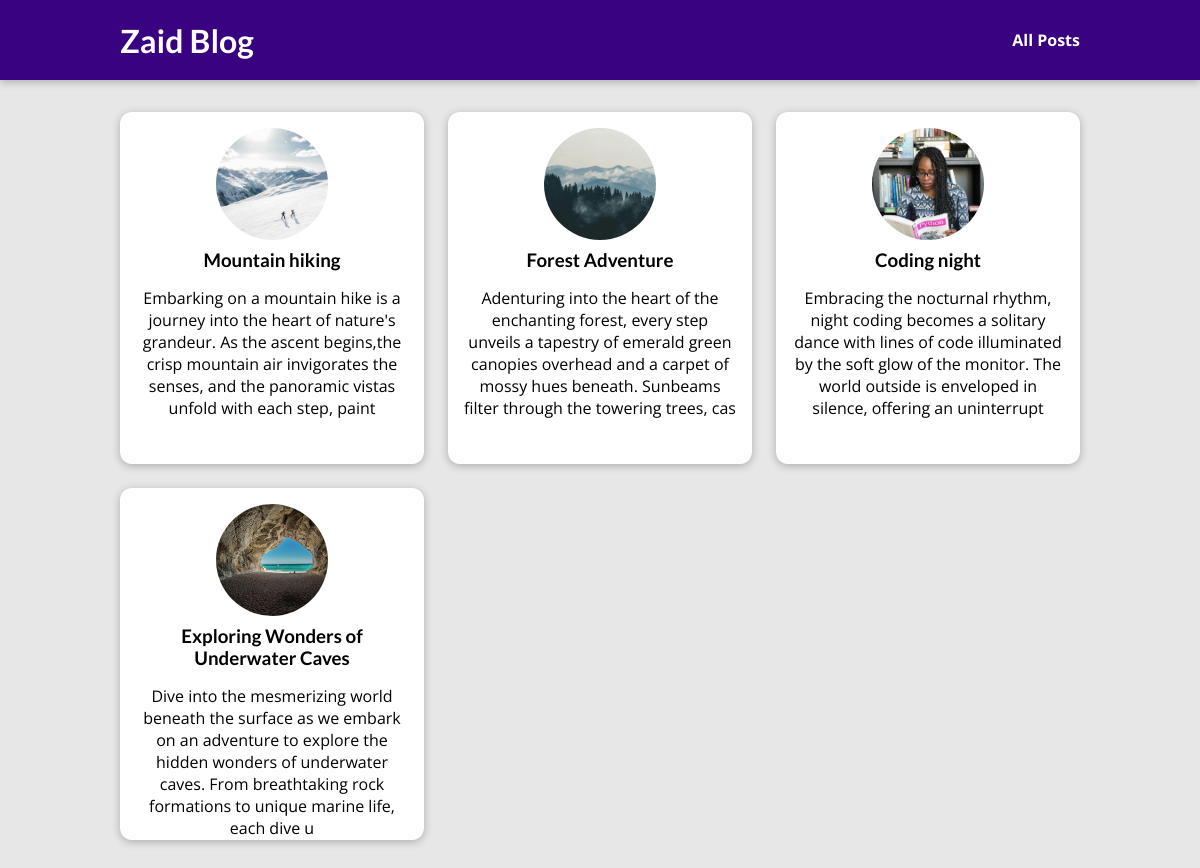
The page /posts on the database its author committed.
### Blog/models.py (models this page shows)
class Post(models.Model):
    title=models.CharField(max_length=150)
    excerpt=models.CharField(max_length=200)
    image=models.ImageField(upload_to="posts",null=True )
    date=models.DateField(auto_now=True)
    slug=models.SlugField(unique=True,db_index=True)
    content=models.TextField(validators=[MinLengthValidator(10)])
    author=models.ForeignKey(Author, verbose_name=("Author"), on_delete=models.SET_NULL,null=True,related_name="posts")
    caption=models.ManyToManyField(Tag,verbose_name=("Tag"))

### Blog/views.py (the view)
# urls.py: path("posts",views.posts,name="posts_page"),
def posts(request):
    all_posts=Post.objects.all().order_by("-date")
    return render(request, "Blog/all-posts.html",{
        "all_posts":all_posts
    })

### Blog/templates/Blog/all-posts.html (shortened to what this page needs)
{% extends "base.html" %}
{% load static %}
{% block css_files %}
<link rel="stylesheet" href="{% static "Blog/post.css" %}">
<link rel="stylesheet" href="{% static "Blog/all-posts.css" %}">
{% endblock  %}
{% block content %}
<section id="all-posts">
    <ul>
        {% for post in all_posts %}
        {% include "Blog/includes/post.html" %}
        {% endfor %}
    </ul>
</section>
{% endblock %}

### Blog/templates/Blog/includes/post.html
<li>
    <article class="post">
        <a href="{% url "posts_detail_page" post.slug %} ">
            <img src="{{ post.image.url }}" alt="{{ post.title }}">
            <div class="post__content">
                <h3>{{ post.title }}</h3>
                <p>{{ post.excerpt }}</p>
            </div>
        </a>
    </article>
</li>

### static/app.css (style rules this page uses)
* { box-sizing: border-box; }
html { font-family: 'Open Sans', 'Lato', sans-serif; }
body { margin: 0; }
h1, h2, h3 { font-family: 'Lato', sans-serif; font-weight: bold; }

### Blog/static/Blog/post.css (style rules this page uses)
.post { display: flex; flex-direction: column; align-items: center; text-align: center; }
.post a { text-decoration: none; color: black; transition: all 0.2s ease; padding: 1rem; }
.post img { width: 5rem; height: 5rem; object-fit: cover; border-radius: 50%; }
.post h3 { margin: 0.25rem 0; }

### Blog/static/Blog/all-posts.css (style rules this page uses)
body { background-color: #e7e7e7; }
#all-posts { margin: 7rem auto; width: 90%; max-width: 60rem; }
ul { list-style: none; margin: 0; padding: 0; display: grid; grid-template-columns: repeat(auto-fill, minmax(17rem, 1fr)); gap: 1.5rem; }
.post img { width: 7rem; height: 7rem; }
.post a { height: 22rem; transform-origin: center; box-shadow: 0 2px 8px rgba(0, 0, 0, 0.25); border-radius: 12px; background-color: white; }

### rows shown on the page
Post: image (picture), title "Mountain hiking", excerpt "Embarking on a mountain hike is a journey into the heart of nature's grandeur. As the ascent begins,the crisp mountain air invigorates the senses, and the panoramic vistas unfold with each step, paint"
Post: image (picture), title "Forest Adventure", excerpt "Adenturing into the heart of the enchanting forest, every step unveils a tapestry of emerald green canopies overhead and a carpet of mossy hues beneath. Sunbeams filter through the towering trees, cas"
Post: image (picture), title "Coding night", excerpt "Embracing the nocturnal rhythm, night coding becomes a solitary dance with lines of code illuminated by the soft glow of the monitor. The world outside is enveloped in silence, offering an uninterrupt"
Post: image (picture), title "Exploring Wonders of Underwater Caves", excerpt "Dive into the mesmerizing world beneath the surface as we embark on an adventure to explore the hidden wonders of underwater caves. From breathtaking rock formations to unique marine life, each dive u"
